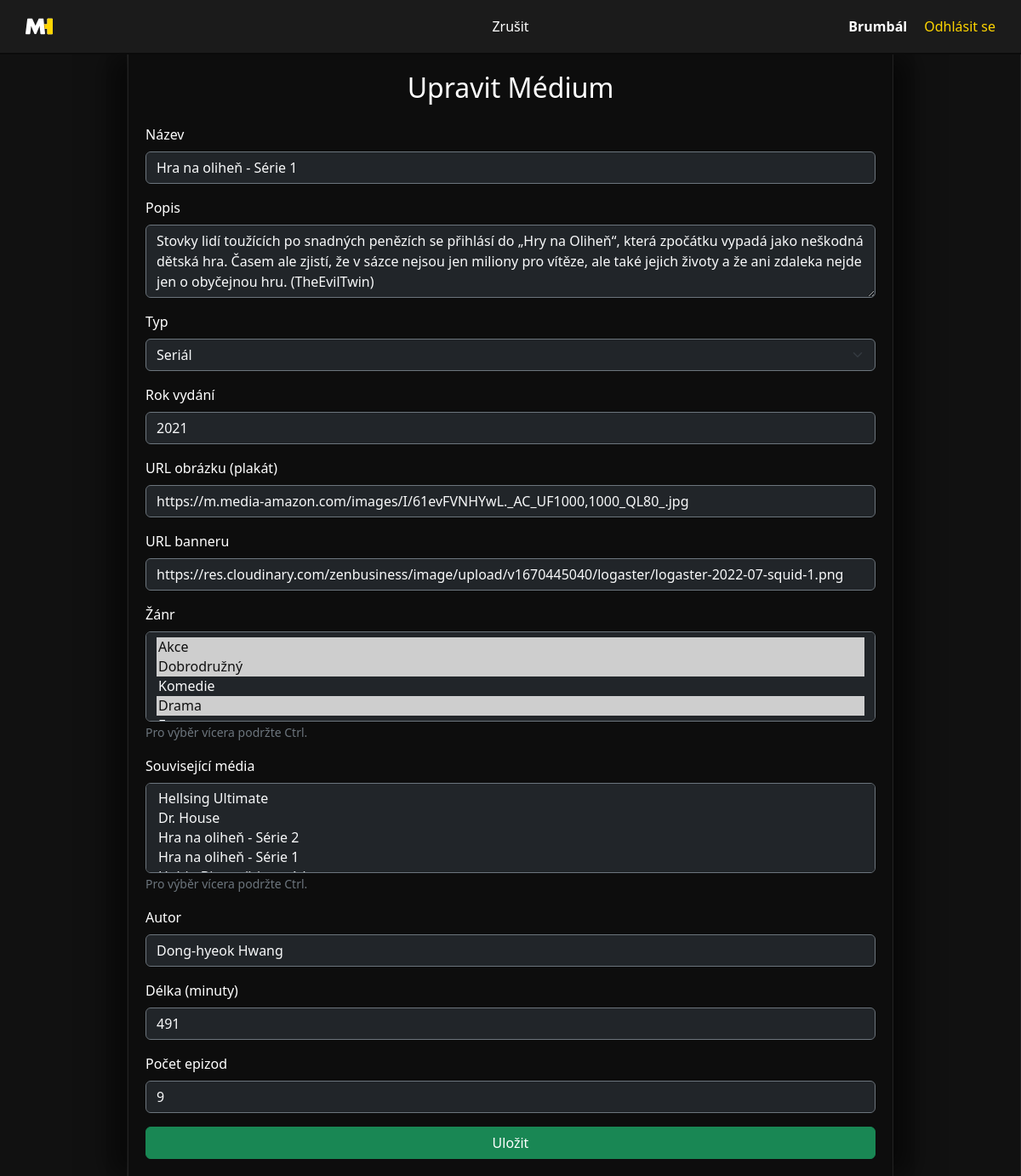
Screenshot of /my-rating/views/media/Edit.php?id=25 (signed in) with the database file from the repository.
### tables this page shows
CREATE TABLE `media` (
  `id` int(11) NOT NULL,
  `title` varchar(255) NOT NULL,
  `description` text DEFAULT NULL,
  `image_url` varchar(255) DEFAULT NULL,
  `banner_url` varchar(255) DEFAULT NULL,
  `type` enum('film','series','anime') NOT NULL,
  `year` int(11) DEFAULT NULL,
  `created_by` int(11) DEFAULT NULL,
  `created_at` datetime DEFAULT current_timestamp(),
  `genre` varchar(100) DEFAULT NULL,
  `duration` int(11) DEFAULT NULL,
  `episode_count` int(11) DEFAULT NULL,
  `author` varchar(255) DEFAULT NULL,
  `related` text DEFAULT NULL
);

### my-rating/models/Media.php (called while the page is built, shortened)
<?php
class Media {
    private $db;
    public function __construct($db) {
        $this->db = $db;
    }
    public function getAll() {
        $sql = "SELECT * FROM media ORDER BY created_at DESC";
        $stmt = $this->db->prepare($sql);
        $stmt->execute();
        return $stmt->fetchAll(PDO::FETCH_ASSOC);
    }
    public function getById($id) {
        $sql = "SELECT * FROM media WHERE id = :id";
        $stmt = $this->db->prepare($sql);
        $stmt->execute([':id' => $id]);
        return $stmt->fetch(PDO::FETCH_ASSOC);
    }
}

### my-rating/views/media/Edit.php (the view, shortened to what this page needs)
<?php
require_once '../../models/Media.php';
$mediaId = isset($_GET['id']) ? intval($_GET['id']) : (isset($_POST['id']) ? intval($_POST['id']) : null);
$db = (new Database())->getConnection();
$mediaModel = new Media($db);
$media = $mediaModel->getById($mediaId);
$allMedia = $mediaModel->getAll();
?>
<!DOCTYPE html>
<html lang="cs">
<head>
    <link href="https://cdn.jsdelivr.net/npm/bootstrap@5.3.3/dist/css/bootstrap.min.css" rel="stylesheet">
    <link rel="stylesheet" href="/WA-2025-KV-semestral_project/my-rating/public/css/layout.css">
</head>
<body>
<?php
$media = $media ?? null;
include __DIR__ . '/../../public/navbar.php';
?>
    <div class="main-wrapper">
        <div class="sidebar"></div>
        <div class="content">
            <h2 class="mb-4 text-center">Upravit Médium</h2>
            <form action="/WA-2025-KV-semestral_project/my-rating/controllers/MediaController.php?action=edit&id=<?= htmlspecialchars($mediaId) ?>" method="post">
                <div class="mb-3">
                    <label for="title" class="form-label">Název</label>
                    <input type="text" id="title" name="title"
                        class="form-control bg-dark text-light border-secondary" required
                        value="<?= htmlspecialchars($media['title'] ?? '') ?>">
                </div>
                <div class="mb-3">
                    <label for="description" class="form-label">Popis</label>
                    <textarea id="description" name="description"
                        class="form-control bg-dark text-light border-secondary" rows="3"><?= htmlspecialchars($media['description'] ?? '') ?></textarea>
                </div>
                <div class="mb-3">
                    <label for="type" class="form-label">Typ</label>
                    <select id="type" name="type"
                        class="form-select bg-dark text-light border-secondary" required>
                        <option value="series" <?= ($media['type'] ?? '') === 'series' ? 'selected' : '' ?>>Seriál</option>
                    </select>
                </div>
                <div class="mb-3">
                    <label for="year" class="form-label">Rok vydání</label>
                    <input type="number" id="year" name="year"
                        class="form-control bg-dark text-light border-secondary" min="1900" max="2100"
                        value="<?= htmlspecialchars($media['year'] ?? '') ?>">
                </div>
                <div class="mb-3">
                    <label for="image_url" class="form-label">URL obrázku (plakát)</label>
                    <input type="url" id="image_url" name="image_url"
                        class="form-control bg-dark text-light border-secondary"
                        value="<?= htmlspecialchars($media['image_url'] ?? '') ?>">
                </div>
                <div class="mb-3">
                    <label for="banner_url" class="form-label">URL banneru</label>
                    <input type="url" id="banner_url" name="banner_url"
                        class="form-control bg-dark text-light border-secondary"
                        value="<?= htmlspecialchars($media['banner_url'] ?? '') ?>">
                </div>
                <div class="mb-3">
                    <label for="genre" class="form-label">Žánr</label>
                    <?php
                    $selectedGenres = isset($media['genre']) ? array_map('trim', explode(',', $media['genre'])) : [];
                    ?>
                    <select id="genre" name="genre[]"
                        class="form-select bg-dark text-light border-secondary" multiple required>
                        <option value="Action" <?= in_array('Action', $selectedGenres) ? 'selected' : '' ?>>Akce</option>
                        <option value="Adventure" <?= in_array('Adventure', $selectedGenres) ? 'selected' : '' ?>>Dobrodružný</option>
                        <option value="Comedy" <?= in_array('Comedy', $selectedGenres) ? 'selected' : '' ?>>Komedie</option>
                        <option value="Drama" <?= in_array('Drama', $selectedGenres) ? 'selected' : '' ?>>Drama</option>
                        <option value="Fantasy" <?= in_array('Fantasy', $selectedGenres) ? 'selected' : '' ?>>Fantasy</option>
                    </select>
                    <small class="text-secondary">Pro výběr vícera podržte Ctrl.</small>
                </div>
                <div class="mb-3">
                    <label for="related" class="form-label">Související média</label>
                    <select id="related" name="related[]"
                        class="form-select bg-dark text-light border-secondary" multiple>
                        <?php if (!empty($allMedia)): foreach ($allMedia as $item): ?>
                        <option value="<?= $item['id'] ?>"
                            <?= isset($media['related']) && in_array($item['id'], array_map('intval', json_decode($media['related'], true) ?? [])) ? 'selected' : '' ?>>
                        </option>
                        <?php endforeach;
                        endif; ?>
                    </select>
                    <small class="text-secondary">Pro výběr vícera podržte Ctrl.</small>
                </div>
                <div class="mb-3">
                    <label for="author" class="form-label">Autor</label>
                    <input type="text" id="author" name="author"
                        class="form-control bg-dark text-light border-secondary"
                        value="<?= htmlspecialchars($media['author'] ?? '') ?>">
                </div>
                <div class="mb-3">
                    <label for="duration" class="form-label">Délka (minuty)</label>
                    <input type="number" id="duration" name="duration"
                        class="form-control bg-dark text-light border-secondary" min="1"
                        value="<?= htmlspecialchars($media['duration'] ?? '') ?>">
                </div>
                <div class="mb-3">
                    <label for="episode_count" class="form-label">Počet epizod</label>
                    <input type="number" id="episode_count" name="episode_count"
                        class="form-control bg-dark text-light border-secondary" min="1"
                        value="<?= htmlspecialchars($media['episode_count'] ?? '') ?>">
                </div>
                <button type="submit" class="btn btn-success w-100">Uložit</button>
            </form>
        </div>
        <div class="sidebar"></div>
    </div>
</body>
</html>

### my-rating/public/css/layout.css (style rules this page uses)
body { margin: 0; background-color: #111; color: #fff; font-family: "Segoe UI", sans-serif; }
.main-wrapper { display: flex; min-height: 100vh; }
.sidebar { width: 150px; background-color: #111; border-right: 1px solid #222; min-height: 100vh; }
.content { flex: 1; padding: 20px; background-color: #0d0d0d; box-shadow: -20px 0 30px rgba(0, 0, 0, 0.5), 20px 0 30px rgba(0, 0, 0, 0.5); position: relative; z-index: 0; border-left: 1px solid #222; border-right: 1px solid #222; }

### rows the page displays
media: title "Hra na oliheň - Série 1", description "Stovky lidí toužících po snadných penězích se přihlásí do „Hry na Oliheň“, která zpočátku vypadá jako neškodná dětská hra. Časem ale zjistí, že v sázce nejsou jen miliony pro vítěze, ale také jejich životy a že ani zdaleka nejde jen o obyčejnou hru. (TheEvilTwin)", type "Seriál", year "2021", image_url "https://m.media-amazon.com/images/I/61evFVNHYwL._AC_UF1000,1000_QL80_.jpg", banner_url "https://res.cloudinary.com/zenbusiness/image/upload/v1670445040/logaster/logaster-2022-07-squid-1.png", genre "Akce ☑ / Dobrodružný ☑ / Komedie / Drama ☑", $item['id'] 25 (drawn), author "Dong-hyeok Hwang", duration "491", episode_count "9"

### other values shown
$username "Brumbál"
